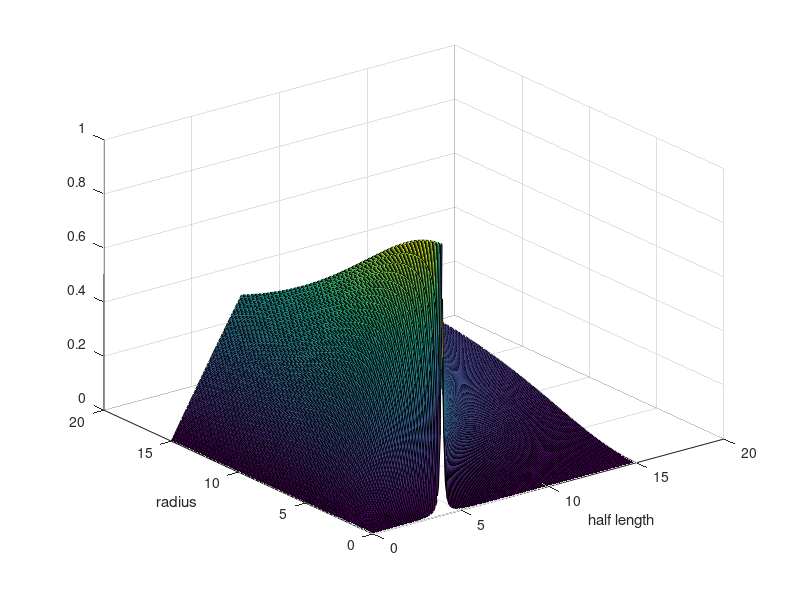

This figure's MATLAB source:
l=[0:.1:15];
a=[0:.1:15];
[ll,aa]=meshgrid(l,a);
r=4*ones(151);


plus=((r+ll)./aa).^2;
minus=((r-ll)./aa).^2;
f=( (plus./(1+plus)).^.5  -    (minus./(1+minus)).^.5  );
%please refer appendix file for formula

figure
surf(ll,aa,f);
xlabel('half length')
ylabel('radius')
